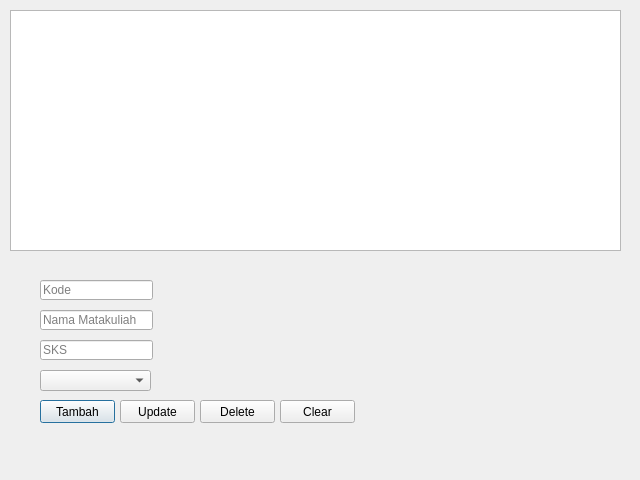
<?xml version="1.0" encoding="UTF-8"?>
<ui version="4.0">
 <class>Matakuliah</class>
 <widget class="QDialog" name="Matakuliah">
  <property name="geometry">
   <rect>
    <x>0</x>
    <y>0</y>
    <width>640</width>
    <height>480</height>
   </rect>
  </property>
  <property name="windowTitle">
   <string>Data Matakuliah</string>
  </property>
  <widget class="QLineEdit" name="lineEdit">
   <property name="geometry">
    <rect>
     <x>40</x>
     <y>280</y>
     <width>113</width>
     <height>20</height>
    </rect>
   </property>
   <property name="placeholderText">
    <string>Kode</string>
   </property>
  </widget>
  <widget class="QLineEdit" name="lineEdit_2">
   <property name="geometry">
    <rect>
     <x>40</x>
     <y>310</y>
     <width>113</width>
     <height>20</height>
    </rect>
   </property>
   <property name="placeholderText">
    <string>Nama Matakuliah</string>
   </property>
  </widget>
  <widget class="QLineEdit" name="lineEdit_3">
   <property name="geometry">
    <rect>
     <x>40</x>
     <y>340</y>
     <width>113</width>
     <height>20</height>
    </rect>
   </property>
   <property name="placeholderText">
    <string>SKS</string>
   </property>
  </widget>
  <widget class="QComboBox" name="comboBox">
   <property name="geometry">
    <rect>
     <x>40</x>
     <y>370</y>
     <width>111</width>
     <height>21</height>
    </rect>
   </property>
   <property name="currentText">
    <string/>
   </property>
  </widget>
  <widget class="QPushButton" name="pushButton">
   <property name="geometry">
    <rect>
     <x>40</x>
     <y>400</y>
     <width>75</width>
     <height>23</height>
    </rect>
   </property>
   <property name="text">
    <string>Tambah</string>
   </property>
  </widget>
  <widget class="QPushButton" name="pushButton_2">
   <property name="geometry">
    <rect>
     <x>120</x>
     <y>400</y>
     <width>75</width>
     <height>23</height>
    </rect>
   </property>
   <property name="text">
    <string>Update</string>
   </property>
  </widget>
  <widget class="QPushButton" name="pushButton_3">
   <property name="geometry">
    <rect>
     <x>200</x>
     <y>400</y>
     <width>75</width>
     <height>23</height>
    </rect>
   </property>
   <property name="text">
    <string>Delete</string>
   </property>
  </widget>
  <widget class="QPushButton" name="pushButton_4">
   <property name="geometry">
    <rect>
     <x>280</x>
     <y>400</y>
     <width>75</width>
     <height>23</height>
    </rect>
   </property>
   <property name="text">
    <string>Clear</string>
   </property>
  </widget>
  <widget class="QTableView" name="tableView">
   <property name="geometry">
    <rect>
     <x>10</x>
     <y>10</y>
     <width>611</width>
     <height>241</height>
    </rect>
   </property>
  </widget>
 </widget>
 <resources/>
 <connections/>
</ui>
